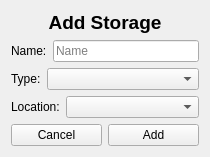
<?xml version="1.0" encoding="UTF-8"?>
<ui version="4.0">
 <class>addStorageWindow</class>
 <widget class="QWidget" name="addStorageWindow">
  <property name="geometry">
   <rect>
    <x>0</x>
    <y>0</y>
    <width>210</width>
    <height>153</height>
   </rect>
  </property>
  <property name="windowTitle">
   <string>Add Storage</string>
  </property>
  <layout class="QVBoxLayout" name="verticalLayout">
   <item>
    <widget class="QLabel" name="label_3">
     <property name="font">
      <font>
       <pointsize>14</pointsize>
       <bold>true</bold>
      </font>
     </property>
     <property name="text">
      <string>Add Storage</string>
     </property>
     <property name="alignment">
      <set>Qt::AlignCenter</set>
     </property>
    </widget>
   </item>
   <item>
    <widget class="QWidget" name="widget" native="true">
     <layout class="QHBoxLayout" name="horizontalLayout">
      <property name="leftMargin">
       <number>0</number>
      </property>
      <property name="topMargin">
       <number>0</number>
      </property>
      <property name="rightMargin">
       <number>0</number>
      </property>
      <property name="bottomMargin">
       <number>0</number>
      </property>
      <item>
       <widget class="QLabel" name="label_4">
        <property name="text">
         <string>Name:</string>
        </property>
       </widget>
      </item>
      <item>
       <widget class="QLineEdit" name="nameInput">
        <property name="placeholderText">
         <string>Name</string>
        </property>
       </widget>
      </item>
     </layout>
    </widget>
   </item>
   <item>
    <widget class="QWidget" name="widget_2" native="true">
     <layout class="QHBoxLayout" name="horizontalLayout_2">
      <property name="leftMargin">
       <number>0</number>
      </property>
      <property name="topMargin">
       <number>0</number>
      </property>
      <property name="rightMargin">
       <number>0</number>
      </property>
      <property name="bottomMargin">
       <number>0</number>
      </property>
      <item>
       <widget class="QLabel" name="label">
        <property name="sizePolicy">
         <sizepolicy hsizetype="Fixed" vsizetype="Preferred">
          <horstretch>0</horstretch>
          <verstretch>0</verstretch>
         </sizepolicy>
        </property>
        <property name="text">
         <string>Type:</string>
        </property>
       </widget>
      </item>
      <item>
       <widget class="QComboBox" name="typeSelector"/>
      </item>
     </layout>
    </widget>
   </item>
   <item>
    <widget class="QWidget" name="widget_3" native="true">
     <layout class="QHBoxLayout" name="horizontalLayout_3">
      <property name="leftMargin">
       <number>0</number>
      </property>
      <property name="topMargin">
       <number>0</number>
      </property>
      <property name="rightMargin">
       <number>0</number>
      </property>
      <property name="bottomMargin">
       <number>0</number>
      </property>
      <item>
       <widget class="QLabel" name="label_2">
        <property name="sizePolicy">
         <sizepolicy hsizetype="Fixed" vsizetype="Preferred">
          <horstretch>0</horstretch>
          <verstretch>0</verstretch>
         </sizepolicy>
        </property>
        <property name="text">
         <string>Location:</string>
        </property>
       </widget>
      </item>
      <item>
       <widget class="QComboBox" name="locationSelector"/>
      </item>
     </layout>
    </widget>
   </item>
   <item>
    <widget class="QWidget" name="widget_4" native="true">
     <layout class="QHBoxLayout" name="horizontalLayout_4">
      <property name="leftMargin">
       <number>0</number>
      </property>
      <property name="topMargin">
       <number>0</number>
      </property>
      <property name="rightMargin">
       <number>0</number>
      </property>
      <property name="bottomMargin">
       <number>0</number>
      </property>
      <item>
       <widget class="QPushButton" name="cancelBtn">
        <property name="styleSheet">
         <string notr="true"/>
        </property>
        <property name="text">
         <string>Cancel</string>
        </property>
       </widget>
      </item>
      <item>
       <widget class="QPushButton" name="addBtn">
        <property name="text">
         <string>Add</string>
        </property>
       </widget>
      </item>
     </layout>
    </widget>
   </item>
  </layout>
 </widget>
 <resources/>
 <connections/>
</ui>
